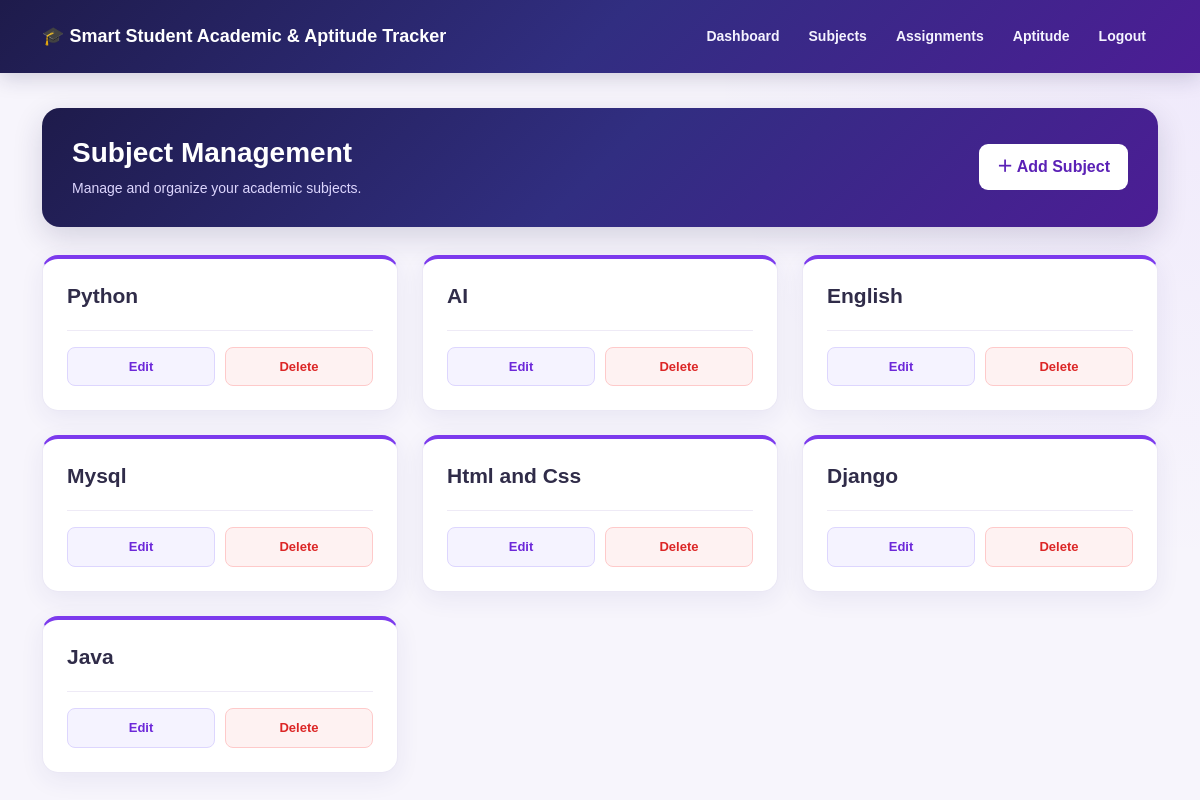
Before: /api/subjects/ with the older database file.
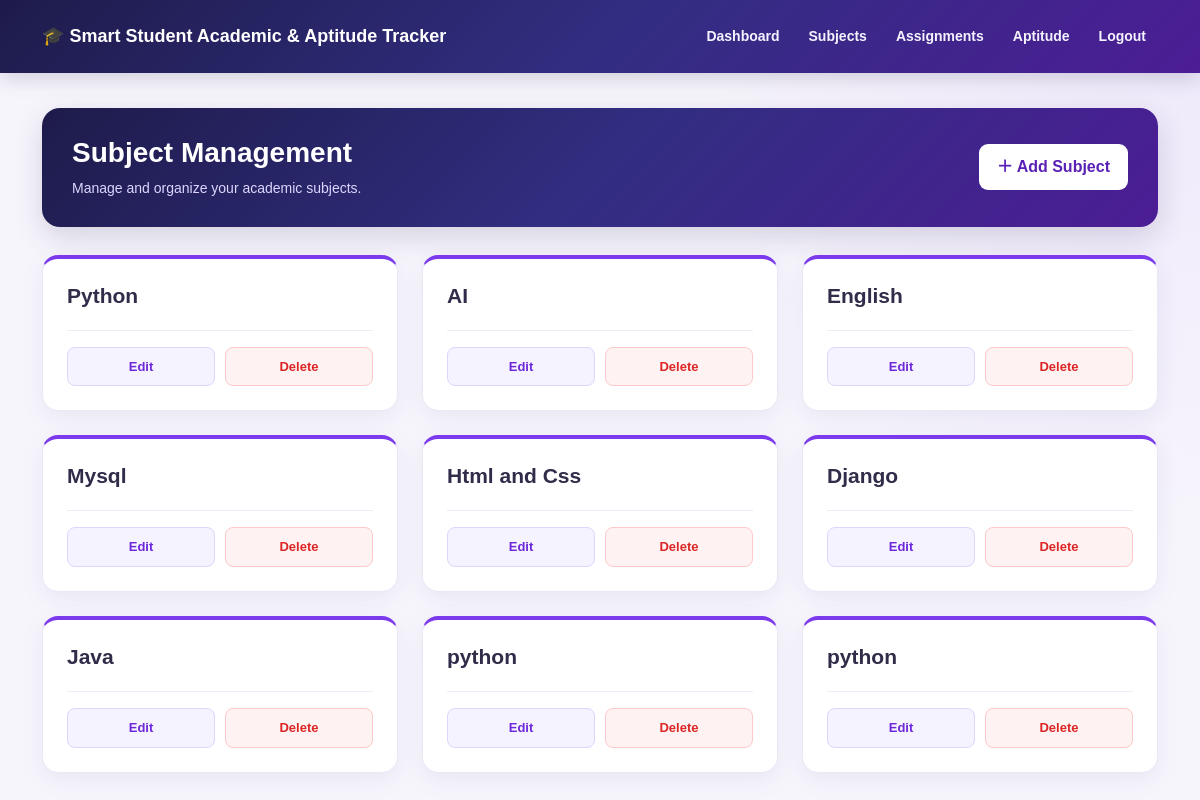
After: the same page with the newer database file.
### myapp/models.py (models this page shows, shortened)
class Subject(models.Model):
    subject_name = models.CharField(max_length=30)

### myapp/views.py (the view)
# urls.py: path("subjects/", subject_list, name="subject_list"),
@never_cache
def subject_list(request):
    subjects = Subject.objects.all()
    response = render(
        request,
        "subject_list.html",
        {
            "subjects": subjects,
            "error": None,
        }
    )
    return response

### myapp/templates/subject_list.html (shortened to what this page needs)
{% extends "base.html" %}
{% block content %}
<div class="subject-page">
    <div class="page-header">
        <div class="row align-items-center g-3">
            <div class="col-12 col-md">
                <h1> Subject Management</h1>
                <p>Manage and organize your academic subjects.</p>
            </div>
            <div class="col-12 col-md-auto header-actions">
                <a href="{% url 'add_subject' %}" class="add-btn">
                   ＋ Add Subject
                </a>
            </div>
        </div>
    </div>
    <div class="row g-4">
        {% for subject in subjects %}
        <div class="col-12 col-md-6 col-lg-4">
            <div class="subject-card">
                <h2 class="subject-name">
                    {{subject.subject_name }}
                </h2>
                <div class="card-actions">
                    <a href="{% url 'edit_subject' subject.id %}"
                       class="edit-btn">
                         Edit
                    </a>
                    <a href="{% url 'delete_subject' subject.id %}"
                       class="delete-btn">
                         Delete
                    </a>
                </div>
            </div>
        </div>
        {% endfor %}
    </div>
</div>
{% endblock %}

### myapp/templates/base.html (shortened to what this page needs)
<!DOCTYPE html>
<html lang="en">
<head>
    <link
        href="https://cdn.jsdelivr.net/npm/bootstrap@5.3.8/dist/css/bootstrap.min.css"
        rel="stylesheet">
</head>
<body>
    <nav class="navbar-custom">
        <div class="container">
            <a class="navbar-brand"
               href="{% url 'dashboard' %}">
                🎓 Smart Student Academic &amp; Aptitude Tracker
            </a>
            <ul class="navbar-links">
                <li>
                    <a href="{% url 'dashboard' %}">
                        Dashboard
                    </a>
                </li>
                <li>
                    <a href="{% url 'subject_list' %}">
                        Subjects
                    </a>
                </li>
                <li>
                    <a href="{% url 'assignment_list' %}">
                        Assignments
                    </a>
                </li>
                <li>
                    <a href="{% url 'aptitude_dashboard' %}">
                        Aptitude
                    </a>
                </li>
                <li>
                    <a href="{% url 'logout' %}">
                        Logout
                    </a>
                </li>
            </ul>
        </div>
    </nav>
    <main class="main-content">
        <div class="container">
            {% block content %}
            {% endblock %}
        </div>
    </main>
</body>
</html>

### myapp/templates/base.html (style rules this page uses)
:root { --primary-dark: #1e1b4b; --primary: #312e81; --primary-light: #4c1d95; --page-bg: #f7f5fc; --text-color: #211d38; --accent: #ddd6fe; --purple: #6d28d9; }
* { box-sizing: border-box; }
body { margin: 0; font-family: Arial, sans-serif; background: var(--page-bg); color: var(--text-color); }
.navbar-custom { position: relative; z-index: 1000; background: linear-gradient( 135deg, var(--primary-dark), var(--primary), var(--primary-light) ); box-shadow: 0 5px 20px rgba(30, 27, 75, 0.18); padding: 16px 0; }
.navbar-custom .container { display: flex; align-items: center; justify-content: space-between; gap: 15px; }
.navbar-brand { color: #ffffff; font-size: 18px; font-weight: bold; text-decoration: none; margin: 0; line-height: 1.5; flex-shrink: 0; }
.navbar-links { display: flex; align-items: center; justify-content: flex-end; flex-wrap: wrap; gap: 5px; list-style: none; margin: 0 0 0 auto; padding: 0; }
.navbar-links li { margin: 0; padding: 0; }
.navbar-links a { display: block; color: #f5f3ff; text-decoration: none; font-size: 14px; font-weight: 600; padding: 10px 12px; border-radius: 8px; transition: background-color 0.2s ease; }
.main-content { min-height: calc(100vh - 80px); padding: 35px 0; background: radial-gradient( circle at top right, rgba(124, 58, 237, 0.06), transparent 35% ), var(--page-bg); }

### myapp/templates/subject_list.html (style rules this page uses)
.subject-page { max-width: 1250px; margin: 0 auto; }
.page-header { background: linear-gradient(135deg, #1e1b4b, #312e81, #4c1d95); color: white; padding: 28px 30px; border-radius: 18px; margin-bottom: 28px; box-shadow: 0 10px 30px rgba(30, 27, 75, 0.16); }
.page-header h1 { font-size: 28px; font-weight: 700; margin-bottom: 8px; }
.page-header p { color: #ddd6fe; margin-bottom: 0; font-size: 14px; }
.add-btn { background: white; color: #5b21b6; border: none; border-radius: 9px; padding: 11px 18px; font-weight: 700; text-decoration: none; display: inline-block; transition: 0.3s ease; white-space: nowrap; }
.subject-card { height: 100%; background: white; border: 1px solid #ebe8f5; border-top: 4px solid #7c3aed; border-radius: 16px; padding: 24px; box-shadow: 0 7px 24px rgba(49, 46, 129, 0.07); transition: 0.3s ease; }
.subject-name { color: #302c49; font-size: 21px; font-weight: 700; overflow-wrap: anywhere; margin-bottom: 22px; }
.card-actions { display: flex; gap: 10px; border-top: 1px solid #eeeaf6; padding-top: 16px; }
.edit-btn, .delete-btn { flex: 1; text-align: center; text-decoration: none; padding: 9px 12px; border-radius: 8px; font-size: 13px; font-weight: 700; transition: 0.25s ease; }
.edit-btn { color: #6d28d9; background: #f5f3ff; border: 1px solid #ddd6fe; }
.delete-btn { color: #dc2626; background: #fef2f2; border: 1px solid #fecaca; }

Changed rows visible on the page:
added Subject: subject_name "python"
added Subject: subject_name "python"
